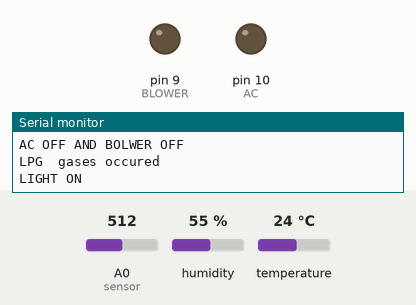
Simulated run of this sketch. Board: Arduino Uno, built with avr-gcc and run on an emulated ATmega328P. Shown: output pins drawn as LEDs (lit = HIGH), the last lines printed to the serial monitor. The test bench sets the inputs (shaded band); at power-on: humidity 55 %, temperature 24 °C, A0 (sensor) = 512. Uploads are accepted with an empty reply.

Above: at 3.8 s.
3.9 s: humidity set to 43 %
12.5 s: humidity set to 40 %
At 21.2 s:
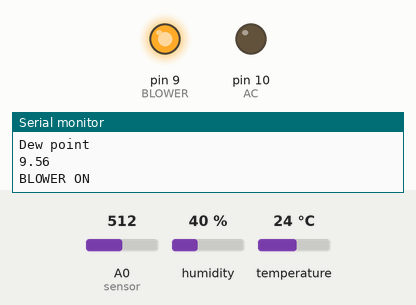
22.2 s: temperature set to 26 °C
At 31.2 s:
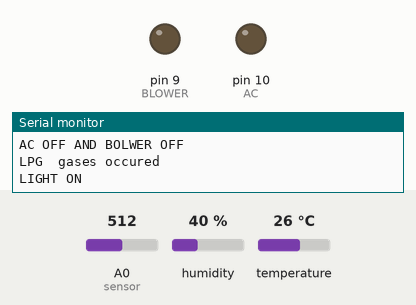
31.5 s: temperature set to 41 °C
At 40.2 s:
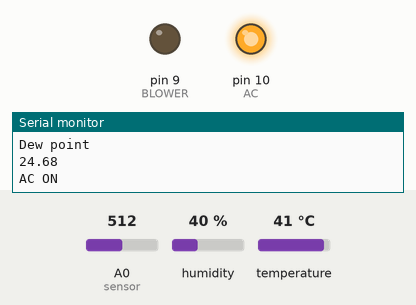
51.2 s: humidity set to 34 %
59.3 s: humidity set to 31 %
At 68.0 s:
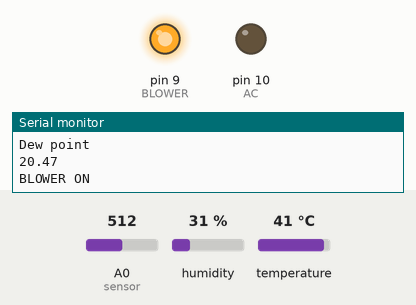
Timing chart, 0 to 69.5 s (numbered marks = the images above; inputs shaded):
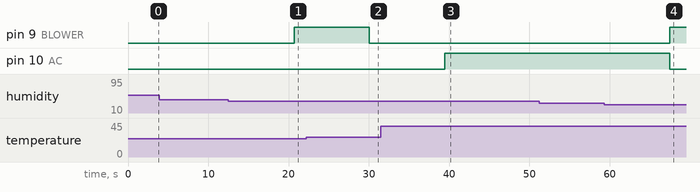

Measured:
- the behaviour switches between 42 and 41 % on humidity (found by bisection; images 0 and 1)
- the behaviour switches between 24 and 25 °C on temperature (found by bisection; images 1 and 2)
- the behaviour switches between 33 and 32 % on humidity (found by bisection; images 3 and 4)
- after the input at 12.5 s, pin 9 (BLOWER): LOW → HIGH after 8.2 s
- after the input at 22.2 s, pin 9 (BLOWER): HIGH → LOW after 7.9 s
- after the input at 31.5 s, pin 10 (AC): LOW → HIGH after 7.9 s
- after the input at 59.3 s, pin 9 (BLOWER): LOW → HIGH after 8.2 s; pin 10 (AC): HIGH → LOW after 8.2 s

The sketch:

Animal-farm.ino
```cpp
// LIBRARY DECLARATION
#include <DHT.h>
#include <Ethernet.h>
#include <SPI.h>
//#include <Servo.h>
// CREATING AN INSTANCE FOR ultrasoniic
#define trigpin 5 // what pin we're connected to
#define echopin 6
#define AC 10
#define LIGHT 8
#define BLOWER 9
#define LDR A1
// CREATING AN INSTANCE FOR dht
#define DHTPIN 2
#define DHTTYPE DHT11
DHT dht(DHTPIN,DHTTYPE);

#define sensor A0
int dur, dis;
int gas_value;
byte mac[] = { 0xD4, 0x28, 0xB2, 0xFF, 0xA0, 0xA1 };// Must be unique on local network
const char* host = "Host Name";
const char* privateKey = "Host API";

// Initialize Arduino Ethernet Client
EthernetClient client;
void setup()
    {
  // put your setup code here, to run once:
  Serial.begin(9600);
  Serial.println("DHT11 test");
  dht.begin();
  pinMode(trigpin,OUTPUT);
  pinMode(echopin,INPUT);
  pinMode(AC,OUTPUT);
  pinMode(BLOWER,OUTPUT);
  pinMode(sensor,INPUT);
  //myservo.attach(4);
    }
  void loop()
    {
        delay(1000);


                float h =dht.readHumidity();
                float t = dht.readTemperature();
                Serial.println("humidity");
                Serial.println(h);
                Serial.println("%\t");
                Serial.println("temperature");
                Serial.println(t);
                Serial.println("*c");
                double gamma=log(h/100)+((17.27*t)/(237.7+t));
                double dp=237.7*gamma/(17.27-gamma);
                Serial.println("Dew point");
                Serial.println(dp);
                delay(1000);
        if (dp>21)
         {
             digitalWrite(AC,HIGH);
             digitalWrite(BLOWER,LOW);
             Serial.println("AC ON");
             delay(1000);
         }
       else if (dp>10 && dp<20)
         {
                digitalWrite(AC,LOW);
               digitalWrite(BLOWER,LOW);
               Serial.println("AC OFF AND BOLWER OFF");
               delay(1000);
         }
      else
        {
              digitalWrite(AC,LOW);
              digitalWrite(BLOWER,HIGH);
              Serial.println("BLOWER ON");
             delay(1000);
       }
       int MQ2=analogRead(A0);
       if (MQ2<150)
      {
        Serial.println("harmful gases occured");
      }
      else if (MQ2>150 && MQ2<1000)
      {
               Serial.println("LPG  gases occured");
      }
      else {
                 Serial.println("ISO BUTANK I-C4H10  gases occured");
      }

      int LDR=analogRead(A1);
       if (LDR<400)
          {
              digitalWrite(LIGHT,HIGH);
              Serial.println("LIGHT ON");
             delay(1000);
          }
      else
          {
              digitalWrite(LIGHT,LOW);
              Serial.println("LIGHT ON");
             delay(1000);
          }


          Serial.print("connecting to ");
        Serial.println(host);

        // Use WiFiClient class to create TCP connections
        EthernetClient client;
        const int httpPort = 80;
        if (!client.connect(host, httpPort)) {
          Serial.println("connection failed, Ethernet Restarted");
          return;
            }
  // We now create a URL for the request

  String url = "Host Name";
  url += "?api_key=";
  url += privateKey;
  url += "&field1=";
  url += t;
  url += "&field2=";
  url += h;
  url += "&field3=";
  url += dp;
  url += "&field4=";
  url += gas_value;
  url += "&field5=";
  url += dis;
  url += "&field6=";
  url += LDR;
   delay(5000);


  Serial.print("Requesting URL: ");
  Serial.print(url);
 client.print(String("GET ") + url + " HTTP/1.1\r\n" +
              "Host: " + host + "\r\n" +
               "Connection: close\r\n\r\n");
  delay(10);

  // Read all the lines of the reply from server and print them to Serial
  if(client.available()){
    String line = client.readStringUntil('\r');
    Serial.print(line);
  }

  Serial.println();
  Serial.println("closing connection");
 // Condition();
}
```
